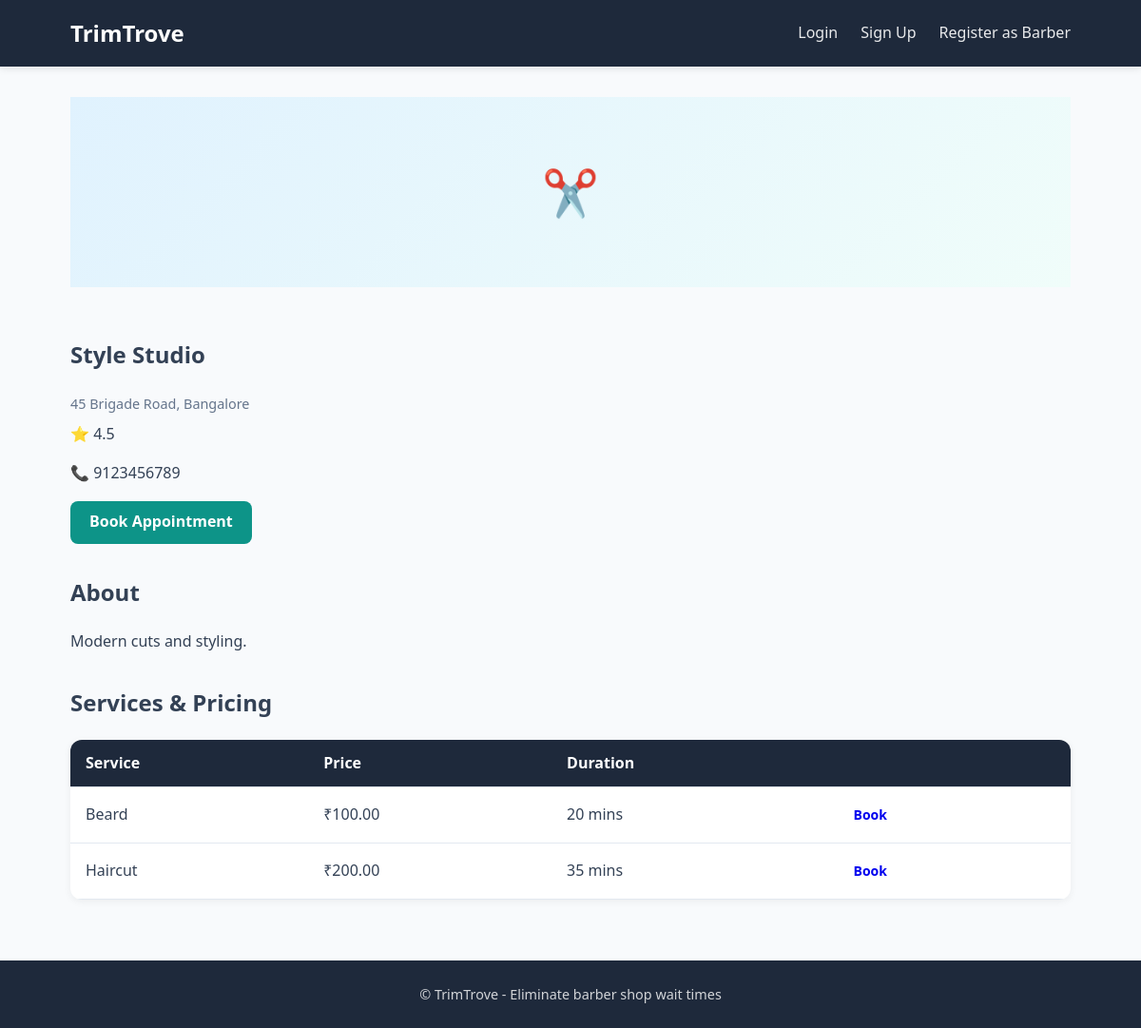
The app's page /customer/shop/2/ with its own data.
### barbers/models.py (models this page shows, shortened)
class BarberShop(models.Model):
    name = models.CharField(max_length=200)
    description = models.TextField(blank=True)
    address = models.CharField(max_length=500)
    latitude = models.DecimalField(max_digits=9, decimal_places=6, null=True, blank=True)
    longitude = models.DecimalField(max_digits=9, decimal_places=6, null=True, blank=True)
    phone = models.CharField(max_length=15, blank=True)
    image = models.ImageField(upload_to='shops/', blank=True, null=True)
    created_by = models.ForeignKey(
        Profile,
        on_delete=models.CASCADE,
        related_name='barber_shops'
    )
    created_at = models.DateTimeField(auto_now_add=True)
    updated_at = models.DateTimeField(auto_now=True)
    class Meta:
        ordering = ['name']
    @property
    def avg_rating(self):
        return 4.5

class Service(models.Model):
    name = models.CharField(max_length=100)
    description = models.TextField(blank=True)
    price = models.DecimalField(max_digits=8, decimal_places=2)
    duration_minutes = models.PositiveIntegerField(default=30, help_text='Duration in minutes')
    barber_shop = models.ForeignKey(
        BarberShop,
        on_delete=models.CASCADE,
        related_name='services'
    )
    created_at = models.DateTimeField(auto_now_add=True)
    class Meta:
        ordering = ['name']
        unique_together = [['barber_shop', 'name']]

### customers/views.py (the view)
# urls.py: path('shop/<int:pk>/', views.shop_detail, name='shop_detail'),
@customer_required
def shop_detail(request, pk):
    shop = get_object_or_404(BarberShop.objects.prefetch_related('services', 'working_hours'), pk=pk)
    return render(request, 'customers/shop_detail.html', {'shop': shop})

### trimtrove/context_processors.py (called while the page is built)
def user_profile(request):
    if request.user.is_authenticated:
        try:
            return {'user_profile': Profile.objects.get(user=request.user)}
        except Profile.DoesNotExist:
            return {'user_profile': None}
    return {'user_profile': None}

### templates/customers/shop_detail.html (shortened to what this page needs)
{% extends 'base.html' %}
{% block content %}
<section class="shop-detail">
    <div class="container">
        <div class="shop-header">
            {% if shop.image %}
            <img src="{{ shop.image.url }}" alt="{{ shop.name }}" class="shop-detail-image">
            {% else %}
            <div class="shop-image-placeholder large">✂️</div>
            {% endif %}
            <div>
                <h1>{{ shop.name }}</h1>
                <p class="address">{{ shop.address }}</p>
                <p class="rating">⭐ {{ shop.avg_rating }}</p>
                {% if shop.phone %}<p>📞 {{ shop.phone }}</p>{% endif %}
                <a href="{% url 'customers:book' shop.pk %}" class="btn btn-primary">Book Appointment</a>
            </div>
        </div>
        {% if shop.description %}
        <div class="shop-description">
            <h2>About</h2>
            <p>{{ shop.description }}</p>
        </div>
        {% endif %}
        <div class="services-section">
            <h2>Services & Pricing</h2>
            <table class="services-table">
                <thead>
                    <tr><th>Service</th><th>Price</th><th>Duration</th><th></th></tr>
                </thead>
                <tbody>
                    {% for s in shop.services.all %}
                    <tr>
                        <td>{{ s.name }}</td>
                        <td>₹{{ s.price }}</td>
                        <td>{{ s.duration_minutes }} mins</td>
                        <td><a href="{% url 'customers:book' shop.pk %}?service={{ s.pk }}" class="btn btn-sm">Book</a></td>
                    </tr>
                    {% empty %}
                    <tr><td colspan="4">No services listed.</td></tr>
                    {% endfor %}
                </tbody>
            </table>
        </div>
    </div>
</section>
{% endblock %}

### static/css/style.css (style rules this page uses)
:root { --primary: #0d9488; --primary-dark: #0f766e; --secondary: #1e293b; --bg: #f8fafc; --card-bg: #fff; --text: #334155; --text-muted: #64748b; --border: #e2e8f0; --danger: #dc2626; --success: #16a34a; --warning: #ca8a04; }
* { box-sizing: border-box; }
body { font-family: 'Segoe UI', system-ui, -apple-system, sans-serif; margin: 0; padding: 0; background: var(--bg); color: var(--text); line-height: 1.6; min-height: 100vh; display: flex; flex-direction: column; }
.container { max-width: 1100px; margin: 0 auto; padding: 0 1.5rem; }
.btn { display: inline-block; padding: 0.6rem 1.25rem; border-radius: 8px; font-weight: 600; text-decoration: none; cursor: pointer; border: none; font-size: 1rem; transition: transform 0.15s, box-shadow 0.15s; }
.btn-primary { background: var(--primary); color: white; }
.btn-sm { padding: 0.35rem 0.75rem; font-size: 0.875rem; }
.shop-image-placeholder { width: 100%; height: 160px; background: linear-gradient(135deg, #e0f2fe 0%, #f0fdfa 100%); display: flex; align-items: center; justify-content: center; font-size: 3rem; }
.shop-image-placeholder.large { height: 200px; min-width: 250px; }
.address { color: var(--text-muted); font-size: 0.9rem; margin: 0 0 0.5rem; }
.rating { margin: 0 0 0.5rem; }
.shop-header { display: flex; gap: 2rem; margin-bottom: 2rem; flex-wrap: wrap; }
.shop-description, .services-section { margin-bottom: 2rem; }
.services-table, .appointments-table { width: 100%; border-collapse: collapse; background: var(--card-bg); border-radius: 12px; overflow: hidden; box-shadow: 0 2px 8px rgba(0,0,0,0.06); }
.services-table th, .appointments-table th, .services-table td, .appointments-table td { padding: 0.75rem 1rem; text-align: left; border-bottom: 1px solid var(--border); }
.services-table th, .appointments-table th { background: var(--secondary); color: white; font-weight: 600; }

### records on screen
BarberShop: name "Style Studio", address "45 Brigade Road, Bangalore", avg_rating "4.5", phone "9123456789", description "Modern cuts and styling."
Service: name "Beard", price "100.00", duration_minutes "20"
Service: name "Haircut", price "200.00", duration_minutes "35"
